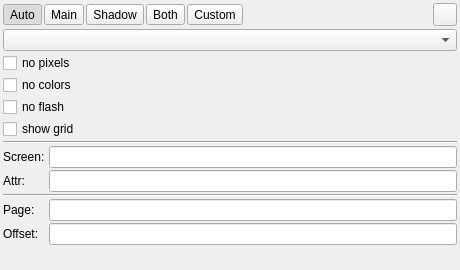
<?xml version="1.0" encoding="UTF-8"?>
<ui version="4.0">
 <class>ZXScrWidget</class>
 <widget class="QWidget" name="ZXScrWidget">
  <property name="geometry">
   <rect>
    <x>0</x>
    <y>0</y>
    <width>460</width>
    <height>270</height>
   </rect>
  </property>
  <property name="windowTitle">
   <string>Form</string>
  </property>
  <layout class="QVBoxLayout" name="layScrMain">
   <property name="spacing">
    <number>3</number>
   </property>
   <property name="leftMargin">
    <number>3</number>
   </property>
   <property name="topMargin">
    <number>3</number>
   </property>
   <property name="rightMargin">
    <number>3</number>
   </property>
   <property name="bottomMargin">
    <number>3</number>
   </property>
   <item>
    <layout class="QHBoxLayout" name="layScrTop">
     <property name="spacing">
      <number>2</number>
     </property>
     <item>
      <widget class="QToolButton" name="tbScrAuto">
       <property name="toolTip">
        <string>Follow the screen the machine shows</string>
       </property>
       <property name="text">
        <string>Auto</string>
       </property>
       <property name="checkable">
        <bool>true</bool>
       </property>
       <property name="checked">
        <bool>true</bool>
       </property>
      </widget>
     </item>
     <item>
      <widget class="QToolButton" name="tbScrMain">
       <property name="toolTip">
        <string>Normal screen, page 5</string>
       </property>
       <property name="text">
        <string>Main</string>
       </property>
       <property name="checkable">
        <bool>true</bool>
       </property>
      </widget>
     </item>
     <item>
      <widget class="QToolButton" name="tbScrShadow">
       <property name="toolTip">
        <string>Shadow screen, page 7</string>
       </property>
       <property name="text">
        <string>Shadow</string>
       </property>
       <property name="checkable">
        <bool>true</bool>
       </property>
      </widget>
     </item>
     <item>
      <widget class="QToolButton" name="tbScrBoth">
       <property name="toolTip">
        <string>Both screens at once</string>
       </property>
       <property name="text">
        <string>Both</string>
       </property>
       <property name="checkable">
        <bool>true</bool>
       </property>
      </widget>
     </item>
     <item>
      <widget class="QToolButton" name="tbScrCustom">
       <property name="toolTip">
        <string>Any page at any offset</string>
       </property>
       <property name="text">
        <string>Custom</string>
       </property>
       <property name="checkable">
        <bool>true</bool>
       </property>
      </widget>
     </item>
     <item>
      <spacer name="spacerScrTop">
       <property name="orientation">
        <enum>Qt::Horizontal</enum>
       </property>
       <property name="sizeHint" stdset="0">
        <size>
         <width>0</width>
         <height>20</height>
        </size>
       </property>
      </spacer>
     </item>
     <item>
      <widget class="QToolButton" name="tbScrDetach">
       <property name="toolTip">
        <string>Show in a window of its own</string>
       </property>
       <property name="icon">
        <iconset resource="../../xpeccy.qrc">
         <normaloff>:/images/display.png</normaloff>:/images/display.png</iconset>
       </property>
       <property name="checkable">
        <bool>true</bool>
       </property>
      </widget>
     </item>
    </layout>
   </item>
   <item>
    <layout class="QHBoxLayout" name="layScrBody">
     <property name="spacing">
      <number>5</number>
     </property>
     <item>
      <layout class="QVBoxLayout" name="layScrOpts">
       <property name="spacing">
        <number>2</number>
       </property>
       <item>
        <widget class="QComboBox" name="cbScrZoom">
         <property name="toolTip">
          <string>Screen pixels per emulated dot, or Fit to use the whole panel</string>
         </property>
         <property name="frame">
          <bool>true</bool>
         </property>
        </widget>
       </item>
       <item>
        <widget class="QCheckBox" name="cbScrPix">
         <property name="toolTip">
          <string>Show the attributes alone</string>
         </property>
         <property name="text">
          <string>no pixels</string>
         </property>
        </widget>
       </item>
       <item>
        <widget class="QCheckBox" name="cbScrAtr">
         <property name="toolTip">
          <string>Show the pixels alone, white on black</string>
         </property>
         <property name="text">
          <string>no colors</string>
         </property>
        </widget>
       </item>
       <item>
        <widget class="QCheckBox" name="cbScrFlash">
         <property name="toolTip">
          <string>Ignore the flash attribute</string>
         </property>
         <property name="text">
          <string>no flash</string>
         </property>
        </widget>
       </item>
       <item>
        <widget class="QCheckBox" name="cbScrGrid">
         <property name="toolTip">
          <string>Dim every other character cell</string>
         </property>
         <property name="text">
          <string>show grid</string>
         </property>
        </widget>
       </item>
       <item>
        <widget class="Line" name="lineScrOne">
         <property name="orientation">
          <enum>Qt::Horizontal</enum>
         </property>
        </widget>
       </item>
       <item>
        <layout class="QGridLayout" name="layScrInfo">
         <property name="horizontalSpacing">
          <number>4</number>
         </property>
         <property name="verticalSpacing">
          <number>2</number>
         </property>
         <item row="0" column="0">
          <widget class="QLabel" name="labScrPixCap">
           <property name="toolTip">
            <string>Address of the pixel byte holding the dot you clicked</string>
           </property>
           <property name="text">
            <string>Screen:</string>
           </property>
          </widget>
         </item>
         <item row="0" column="1">
          <widget class="xHexSpin" name="leScr">
           <property name="toolTip">
            <string>Address of the pixel byte holding the dot you clicked. Click the picture to set it, right click for Copy</string>
           </property>
           <property name="readOnly">
            <bool>true</bool>
           </property>
          </widget>
         </item>
         <item row="1" column="0">
          <widget class="QLabel" name="labScrAtrCap">
           <property name="toolTip">
            <string>Address of the attribute byte colouring the cell you clicked</string>
           </property>
           <property name="text">
            <string>Attr:</string>
           </property>
          </widget>
         </item>
         <item row="1" column="1">
          <widget class="xHexSpin" name="leAtr">
           <property name="toolTip">
            <string>Address of the attribute byte colouring the cell you clicked. Click the picture to set it, right click for Copy</string>
           </property>
           <property name="readOnly">
            <bool>true</bool>
           </property>
          </widget>
         </item>
         <item row="2" column="0" colspan="2">
          <widget class="Line" name="lineScrTwo">
           <property name="orientation">
            <enum>Qt::Horizontal</enum>
           </property>
          </widget>
         </item>
         <item row="3" column="0">
          <widget class="QLabel" name="labScrPageCap">
           <property name="toolTip">
            <string>16K page the screen is read from, in hex</string>
           </property>
           <property name="text">
            <string>Page:</string>
           </property>
          </widget>
         </item>
         <item row="3" column="1">
          <widget class="xHexSpin" name="leScrPage">
           <property name="toolTip">
            <string>16K page the screen is read from, in hex</string>
           </property>
          </widget>
         </item>
         <item row="4" column="0">
          <widget class="QLabel" name="labScrOfsCap">
           <property name="toolTip">
            <string>Where the screen starts inside that page</string>
           </property>
           <property name="text">
            <string>Offset:</string>
           </property>
          </widget>
         </item>
         <item row="4" column="1">
          <widget class="xHexSpin" name="leScrAdr">
           <property name="toolTip">
            <string>Where the screen starts inside that page</string>
           </property>
          </widget>
         </item>
        </layout>
       </item>
       <item>
        <spacer name="spacerScrOpts">
         <property name="orientation">
          <enum>Qt::Vertical</enum>
         </property>
         <property name="sizeHint" stdset="0">
          <size>
           <width>20</width>
           <height>10</height>
          </size>
         </property>
        </spacer>
       </item>
      </layout>
     </item>
    </layout>
   </item>
  </layout>
 </widget>
 <customwidgets>
  <customwidget>
   <class>xHexSpin</class>
   <extends>QLineEdit</extends>
   <header location="global">stdlib.h</header>
  </customwidget>
 </customwidgets>
 <resources>
  <include location="../../xpeccy.qrc"/>
 </resources>
 <connections/>
</ui>
